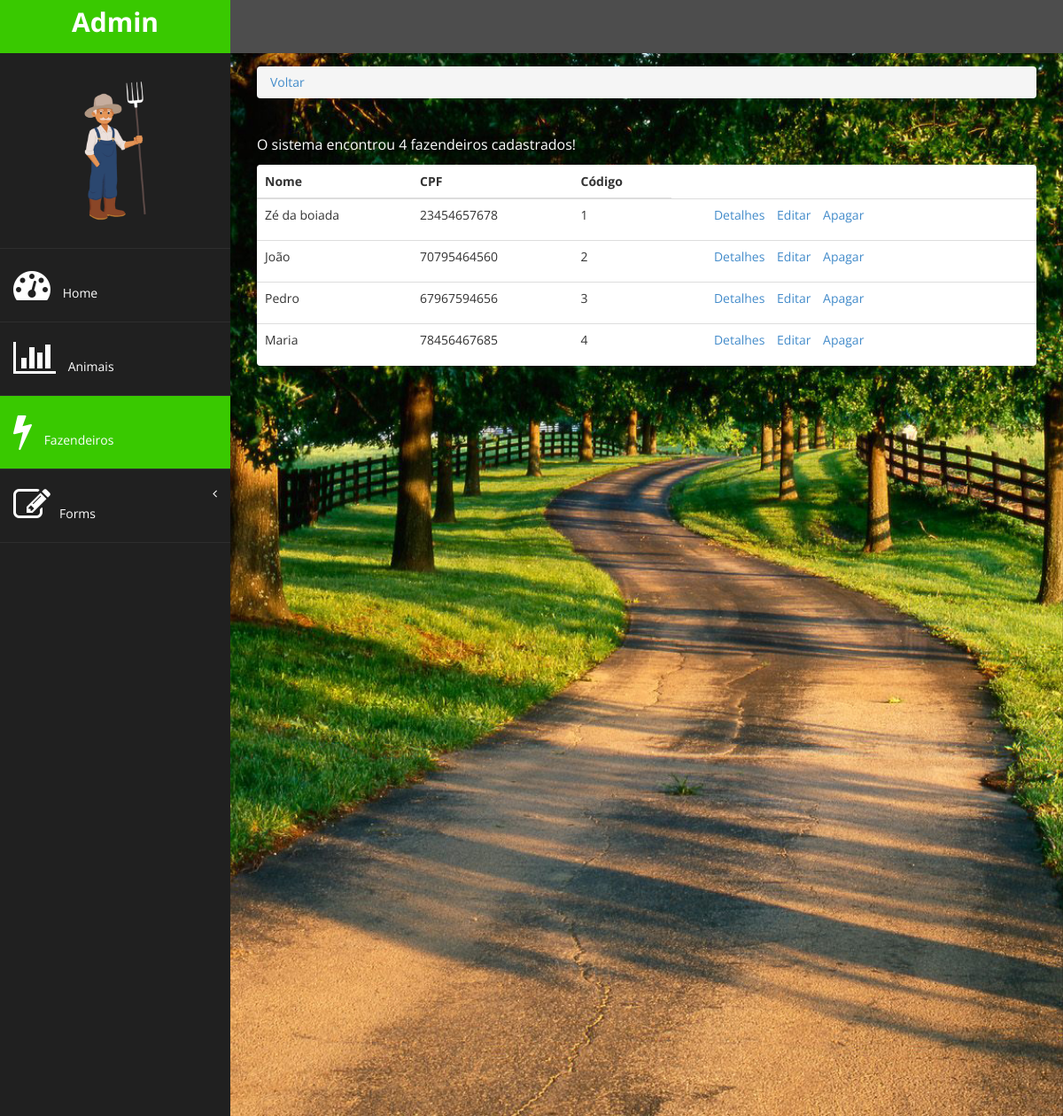
Screenshot of /gestao/fazendeiros/ with the database file from the repository.
### gestao/models.py (models this page shows)
class Fazendeiro(models.Model):
      choices_estado = (
            ('AC','Acre'),
            ('ALA','lagoas'),
            ('AP','Amapá'),
            ('AMA','mazonas'),
            ('BA','Bahia'),
            ('CE','Ceará'),
            ('DF','Distrito Federal'),
            ('ES','Espírito Santo'),
            ('GO','Goiás'),
            ('MA','Maranhão'),
            ('MT','Mato Grosso'),
            ('MS','Mato Grosso do Sul'),
            ('MG','Minas Gerais'),
            ('PA','Pará'),
            ('PB','Paraíba'),
            ('PR','Paraná'),
            ('PE','Pernambuco'),
            ('PI','Piauí'),
            ('RR','Roraima'),
            ('RO','Rondônia'),
            ('RJ','Rio de Janeiro'),
            ('RN','Rio Grande do Norte'),
            ('RS','Rio Grande do Sul'),
            ('SC','Santa Catarina'),
            ('SP','São Paulo'),
            ('SE','Sergipe'),
            ('TO','Tocantins'),
      )
      sexo_choices = (
            ('M','Masculino'),
            ('F','Feminino')
      )
      nome = models.CharField(max_length=20)
      sexo = models.CharField(max_length=1, choices=sexo_choices)
      data_nasc = models.DateField()
      cpf = models.CharField(max_length=11)
      rg = models.CharField(max_length=9)
      funcao = models.CharField(max_length=20)
      peso = models.DecimalField(max_digits=5, decimal_places=2)
      altura = models.DecimalField(max_digits=3, decimal_places=2)
      cidade = models.CharField(max_length=20)
      estado = models.CharField(max_length=2, choices=choices_estado)
      salario = models.DecimalField(max_digits=6, decimal_places=2)

### gestao/views.py (the view)
# urls.py: path('fazendeiros/', views.fazendeiros_list),
def fazendeiros_list(request):
      fazendeiros = Fazendeiro.objects.all()
      return render(request, 'fazendeiro/list.html', {'fazendeiros':fazendeiros})

### gestao/templates/fazendeiro/list.html
{% extends 'base.html' %}
{% block active-fazendeiros %}
active-menu
{% endblock %}
{% block conteudo %}
<div class="row">
      <div class="col-md-12">
            <ol class="breadcrumb">
                  <li><a href="/gestao">Voltar</a></li>
            </ol>
      </div>
</div>
<div class="row">
      <div class="col-md-12">
            <table class="table panel">
                  <thead>
                        <tr>
                              <th>Nome</th>
                              <th>CPF</th>
                              <th>Código</th>
                        </tr>
                  </thead>
                  <tbody>
                        {% for fazendeiro in fazendeiros %}
                        <tr>
                              <td>{{fazendeiro.nome}}</td>
                              <td>{{fazendeiro.cpf}}</td>
                              <td>{{fazendeiro.id}}</td>
                              <td>
                                    <ul id="links">
                                          <a href="/home/fazendeiros/{{fazendeiro.id}}">Detalhes</a>
                                          <a href="/admin/gestao/fazendeiro/{{fazendeiro.id}}/change/">Editar</a>
                                          <a href="/admin/gestao/fazendeiro/{{fazendeiro.id}}/delete/">Apagar</a>
                                    </ul>
                              </td>
                        </tr>
                        {% endfor %}
                  </tbody>
                  <tfoot>
                        <p id="sistema">O sistema encontrou {{fazendeiros | length}} fazendeiros cadastrados!</p>
                  </tfoot>
            </table>
      </div>
</div>
{% endblock %}

### gestao/static/assets/css/custom.css (style rules this page uses)
body { font-family: 'Open Sans', sans-serif; }
p { font-size:16px; line-height:25px; padding-top:20px; }

### gestao/static/assets/css/style.css (style rules this page uses)
#sistema { color: white; text-shadow: black 0.1em 0.1em 0.2em }
#links a { margin-right: 10px; }

### rows the page displays
Fazendeiro: nome "Zé da boiada", cpf "23454657678", id "1"
Fazendeiro: nome "João", cpf "70795464560", id "2"
Fazendeiro: nome "Pedro", cpf "67967594656", id "3"
Fazendeiro: nome "Maria", cpf "78456467685", id "4"

### other values shown
{{ fazendeiros | length }} "4"
